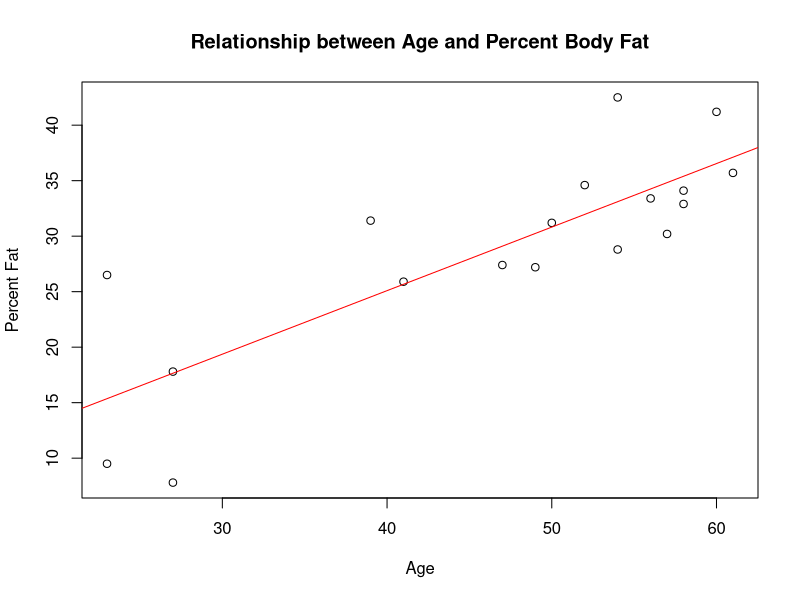

Generate this figure with R:
df <- data.frame(
  age = c(23, 23, 27, 27, 39, 41, 47, 49, 50, 52, 54, 54, 56, 57, 58, 58, 60, 61),
  percent_fat = c(9.5, 26.5, 7.8, 17.8, 31.4, 25.9, 27.4, 27.2, 31.2, 34.6, 42.5, 28.8, 33.4, 30.2, 34.1, 32.9, 41.2, 35.7)
)

print(df)

model <- lm(percent_fat ~ age, data = df)

summary(model)

plot(df$age, df$percent_fat, xlab = "Age", ylab = "Percent Fat")
abline(model, col = "red")

title("Relationship between Age and Percent Body Fat")

cat("Regression Equation: percent_fat =", round(coef(model)[1], 2), "+", round(coef(model)[2], 2), "* age")